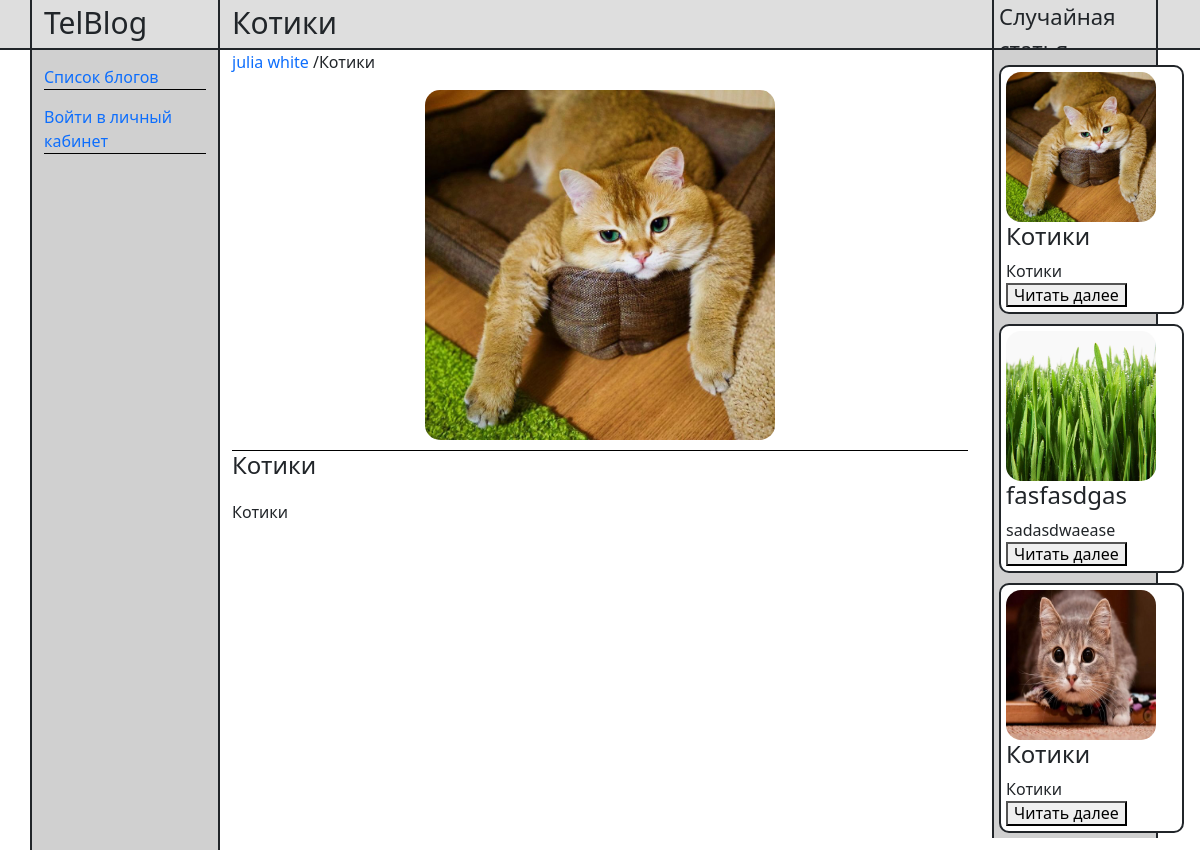
Page /14/ on the committed database.
### blog/models.py (models this page shows, shortened)
class Article(models.Model):
    title = models.CharField(max_length=50, verbose_name='Название статьи')
    content = models.TextField(null=True, blank=True, verbose_name='Текст статьи')
    published = models.DateTimeField(auto_now_add=True, db_index=True, verbose_name='Опубликовано')
    image = models.ImageField(null=True, blank=True, upload_to="images/", verbose_name='Изображение')
    user = models.ForeignKey('User', on_delete=models.PROTECT)
    class Meta:
        verbose_name_plural = 'Статьи'
        verbose_name = 'Статья'
        ordering = ['-published']

class User(AbstractUser):
    username = models.CharField(max_length=20, unique=True)
    first_name = models.CharField(max_length=20)
    last_name = models.CharField(max_length=20)
    email = models.CharField(max_length=20)
    password = models.CharField(max_length=20)
    USERNAME_FIELD = "username"

### blog/views.py (the view)
# urls.py: path("<int:article_id>/", get_article, name='get_article'),
def get_article(request, article_id):
    current_article = Article.objects.get(pk=article_id)
    current_user = User.objects.get(pk=current_article.user_id)
    context = {"current_article": current_article, "current_user": current_user}
    return render(request, "blog/article.html", context)

### blog/context_processor.py (called while the page is built)
def get_random_article(request):
    articles = list(Article.objects.all())
    random_articles = random.sample(articles, 3)
    return {
        "random_articles": random_articles,
    }

### blog/templates/blog/article.html
{% extends "layout/basic.html" %}
{% block nav %}
<div class="col-md-6">
    <div class="header_text">{{current_article.title}} </div>
</div>
{% endblock  %}
{% block content %}
<div class="col-md-8">
    <p class="path">
        <a href="{% url 'back' %}">{{current_user.first_name}} {{current_user.last_name}}</a>
        /{{current_article.title}}</p>
    <div class="item-image">
        <img src="{{current_article.image.url}}" alt="article picture">
    </div>
    <div class="line"></div>
    <h4 class="item_title">{{current_article.title}}</h4>
    <div class="item_text">{{current_article.content}}</div>
</div>
{% endblock %}

### blog/templates/layout/basic.html (shortened to what this page needs)
{% load static %}
<!DOCTYPE html>
<html lang="ru">
<head>
    <link rel="stylesheet" href="{% static 'blog/bootstrap-reboot.min.css' %}">
    <link rel="stylesheet" href="{% static 'blog/bootstrap-grid.min.css' %}">
    <link rel="stylesheet" href="{% static 'blog/normalize.css' %}">
    <link rel="stylesheet" href="{% static 'blog/style.css' %}">
</head>
<body>
<header>
    <div class="container">
        <div class="row">
            <div class="col-md-2 header_wrapper">
                <div class="header_text">TelBlog</div>
            </div>
            {%block nav%}
            {%endblock %}
            <div class="offset-md-2 col-md-2">
                <div class="header_wrapper_random "><div class="header_text_random">Случайная статья</div></div>
            </div>
        </div>
    </div>
</header>
    <section class="blog">
        <div class="container">
            <div class="row">
                <div class="col-md-2 nav">
                <ul >
                    <a href="{% url 'blog_list'%}" ><li>Список блогов</li></a>
                    <div class="line"></div>
                    {%if request.user.is_authenticated %}
                    <a href="{%url 'my_page'%}">Мой блог</a>
                    <div class="line"></div>
                    <a href="{% url 'add_article' %}" ><li>Добавить статью</li></a>
                    <div class="line"></div>
                    <a href="{% url 'logout'%}" ><li>Выйти из учетной записи</li></a>
                    <div class="line"></div>
                    {% else %}
                    <a href="{% url 'auth'%}" ><li>Войти в личный кабинет</li></a>
                    <div class="line"></div>
                    {% endif %}
                </ul>
                </div>
    {% block content %}
    {% endblock %}
                <div class=" col-md-2">
                    <article class="random_articles">
                        {% for random_article in random_articles %}
                        <div class="item_random_article">
                                                    <img src="{{random_article.image.url}}" alt="article picture">
                        <h4>{{random_article.title|truncatechars:10}}</h4>
                        <div class="item_text">{{random_article.content|truncatechars:30}}</div>
                        <div>
                            <a href="{% url 'get_article' random_article.pk%}"><button>Читать далее</button></a>
                        </div>
                        </div>
                    {% endfor %}
                    </article>
                </div>
                </div>
</div>
</section>
</body>
</html>

### blog/static/blog/style.css (style rules this page uses)
.header_wrapper { border-right: solid; border-left: solid; border-width: 2px; height: 200px; }
.random_articles { background-color: #D0D0D0; padding: 5px; border-right: solid; border-left: solid; border-width: 2px; }
.header_text { font-size: 30px; }
a { text-decoration: none; }
ul { margin: 0; padding: 0; }
.line { width: 100%; height: 1px; background-color: black; }
header { height: 50px; background-color: #DEDEDE; border-bottom: solid; border-width: 2px; }
.nav { height: 100vh; background-color: #D0D0D0; border-right: solid; border-left: solid; border-width: 2px; }
.item_random_article { border: solid; border-radius: 10px; background-color: white; border-width: 2px; width: 185px; height: auto; display: inline-block; padding: 5px; margin-top: 10px; }
.item-image { display: flex; justify-content: center; align-items: center; }
.item_title { margin-bottom: 20px; }
.item-image img { width: 350px; height: 350px; margin-bottom: 10px; }
ul { display: block; }
ul a { margin-top: 15px; margin-right: 5px; display: block; }
ul li { display: block; }
.nav { display: block; }
.header_text_random { font-size: 22px; margin-left: 5px; }
.header_wrapper_random { border-right: solid; border-left: solid; border-width: 2px; height: 200px; }
.item_text { width: 200px; }
img { width: 150px; border-radius: 15px; height: 150px; }

### rows in the picture
Article: title "Котики", image (picture), content "Котики"
User: first_name "julia", last_name "white"
Article: image (picture), title "fasfasdgas", content "sadasdwaease"
Article: image (picture), title "Котики", content "Котики"
